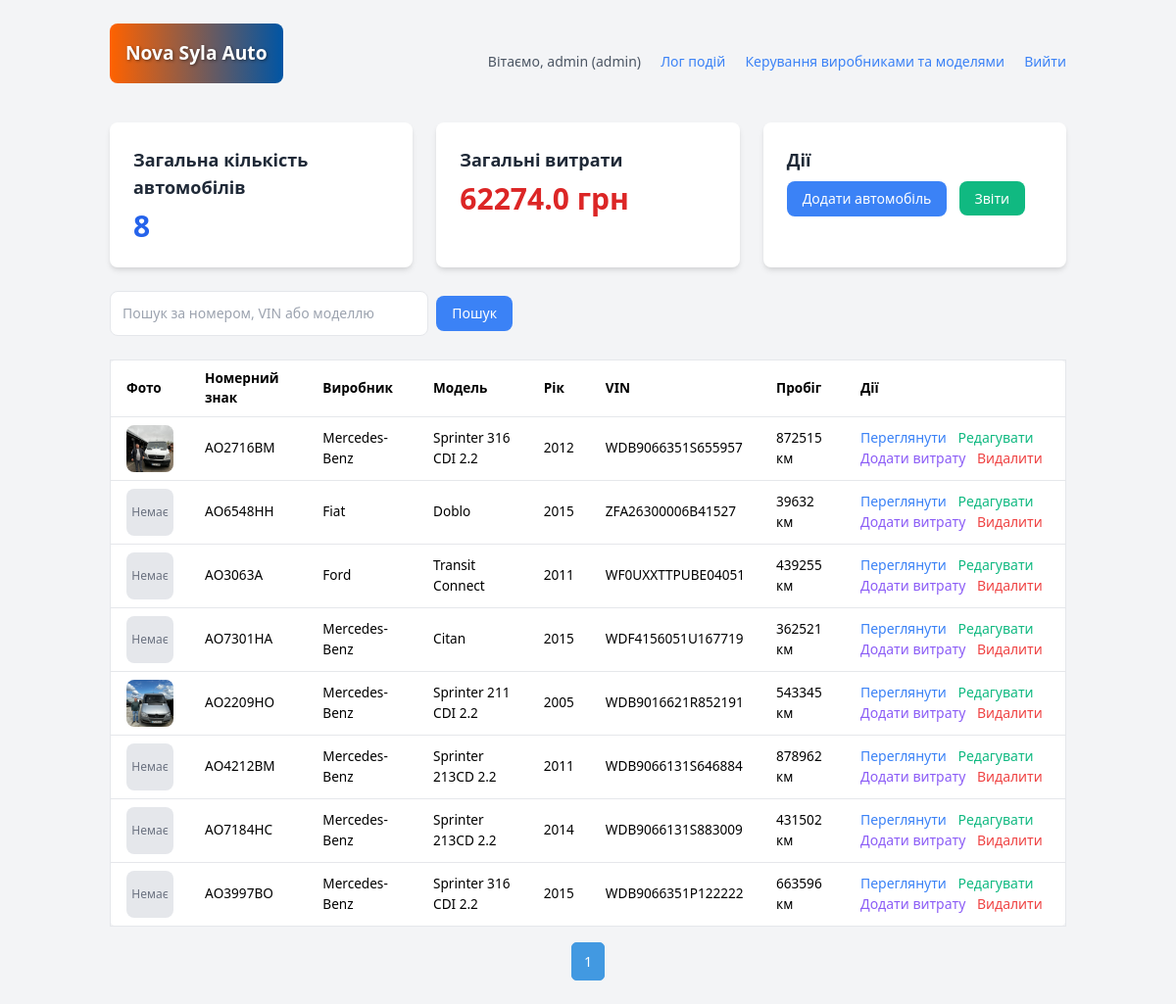
Screenshot of / (signed in) with the database file from the repository.
### Avtopark.py (models this page shows)
class User(db.Model):
    id = db.Column(db.Integer, primary_key=True)
    username = db.Column(db.String(50), nullable=False, unique=True)
    password_hash = db.Column(db.String(128), nullable=False)
    role = db.Column(db.String(20), default='user')  # "admin" або "user"

class Vehicle(db.Model):
    id = db.Column(db.Integer, primary_key=True)
    license_plate = db.Column(db.String(20), nullable=False)
    manufacturer_id = db.Column(db.Integer, db.ForeignKey('manufacturer.id'), nullable=False)
    model_id = db.Column(db.Integer, db.ForeignKey('model.id'), nullable=False)
    year = db.Column(db.Integer)
    vin = db.Column(db.String(17), unique=True)
    mileage = db.Column(db.Integer, default=0)
    photo = db.Column(db.String(200))
    manufacturer = db.relationship('Manufacturer', backref='vehicles')
    model = db.relationship('Model', backref='vehicles')
    expenses = db.relationship('Expense', backref='expense_vehicle', lazy=True, cascade="all, delete-orphan")
    maintenances = db.relationship('Maintenance', backref='maintenance_vehicle', lazy=True, cascade="all, delete-orphan")
    insurances = db.relationship('Insurance', backref='insurance_vehicle', lazy=True, cascade="all, delete-orphan")

class Manufacturer(db.Model):
    id = db.Column(db.Integer, primary_key=True)
    name = db.Column(db.String(50), nullable=False, unique=True)
    models = db.relationship('Model', backref='manufacturer', lazy=True)

class Model(db.Model):
    id = db.Column(db.Integer, primary_key=True)
    manufacturer_id = db.Column(db.Integer, db.ForeignKey('manufacturer.id'), nullable=False)
    name = db.Column(db.String(100), nullable=False)

### Avtopark.py (the view)
    def decorated_function(*args, **kwargs):
        if 'user_id' not in session:
            flash("Будь ласка, увійдіть у систему.", "error")
            return redirect(url_for('login', next=request.url))
        return f(*args, **kwargs)

### Avtopark.py (called while the page is built)
def login_required(f):
    def decorated_function(*args, **kwargs):
        if 'user_id' not in session:
            flash("Будь ласка, увійдіть у систему.", "error")
            return redirect(url_for('login', next=request.url))
        return f(*args, **kwargs)
    decorated_function.__name__ = f.__name__
    return decorated_function

@app.context_processor
def inject_globals():
    current_user = None
    if 'user_id' in session:
        current_user = db.session.get(User, session['user_id'])  # Use Session.get instead of Query.get
    return dict(maintenance_types=MAINTENANCE_TYPES, current_user=current_user)

### templates/index.html (shortened to what this page needs)
<!DOCTYPE html>
<html lang="uk">
<head>
    <link href="https://cdn.jsdelivr.net/npm/tailwindcss@2.2.19/dist/tailwind.min.css" rel="stylesheet">
    <link href="https://cdn.jsdelivr.net/npm/select2@4.1.0-rc.0/dist/css/select2.min.css" rel="stylesheet" />
</head>
<body class="bg-gray-100 font-sans">
    <div class="container mx-auto p-6">
        <div class="flex justify-between items-center mb-6">
            <div class="header">
                <h1>Nova Syla Auto</h1>
            </div>
            <div>
                {% if current_user %}
                    <span class="text-gray-600 mr-4 text-sm">Вітаємо, {{ current_user.username }} ({{ current_user.role }})</span>
                    {% if current_user.role == 'admin' %}
                        <a href="{{ url_for('logs') }}" class="text-blue-500 hover:underline mr-4 text-sm">Лог подій</a>
                        <a href="{{ url_for('manage_manufacturers_models') }}" class="text-blue-500 hover:underline mr-4 text-sm">Керування виробниками та моделями</a>
                    {% endif %}
                    <a href="{{ url_for('logout') }}" class="text-blue-500 hover:underline text-sm">Вийти</a>
                {% else %}
                    <a href="{{ url_for('login') }}" class="text-blue-500 hover:underline text-sm">Увійти</a>
                {% endif %}
            </div>
        </div>
        <div class="grid grid-cols-1 md:grid-cols-3 gap-6 mb-6">
            <div class="bg-white shadow-md rounded-lg p-6">
                <h2 class="text-lg font-semibold text-gray-800 mb-2">Загальна кількість автомобілів</h2>
                <p class="text-3xl font-bold text-blue-600">{{ vehicle_count }}</p>
            </div>
            <div class="bg-white shadow-md rounded-lg p-6">
                <h2 class="text-lg font-semibold text-gray-800 mb-2">Загальні витрати</h2>
                <p class="text-3xl font-bold text-red-600">{{ total_expenses }} грн</p>
            </div>
            <div class="bg-white shadow-md rounded-lg p-6">
                <h2 class="text-lg font-semibold text-gray-800 mb-2">Дії</h2>
                {% if current_user and current_user.role == 'admin' %}
                    <button onclick="openAddVehicleModal()" class="bg-blue-500 text-white px-4 py-2 rounded-lg hover:bg-blue-600 transition mr-2 text-sm">Додати автомобіль</button>
                {% endif %}
                <a href="{{ url_for('reports') }}" class="bg-green-500 text-white px-4 py-2 rounded-lg hover:bg-green-600 transition text-sm">Звіти</a>
            </div>
        </div>
        <div class="mb-6">
            <form method="get" action="{{ url_for('index') }}" class="flex items-center">
                <input type="text" name="search" value="{{ search_query }}" placeholder="Пошук за номером, VIN або моделлю" class="w-full md:w-1/3 p-3 border rounded-lg focus:outline-none focus:ring-2 focus:ring-blue-500 transition mr-2 text-sm">
                <button type="submit" class="bg-blue-500 text-white px-4 py-2 rounded-lg hover:bg-blue-600 transition text-sm">Пошук</button>
            </form>
        </div>
        {% if vehicles %}
            <div class="table-container">
                <table class="min-w-full bg-white border rounded-lg">
                    <thead>
                        <tr>
                            <th class="py-2 px-4 border-b text-left">Фото</th>
                            <th class="py-2 px-4 border-b text-left">Номерний знак</th>
                            <th class="py-2 px-4 border-b text-left">Виробник</th>
                            <th class="py-2 px-4 border-b text-left">Модель</th>
                            <th class="py-2 px-4 border-b text-left">Рік</th>
                            <th class="py-2 px-4 border-b text-left">VIN</th>
                            <th class="py-2 px-4 border-b text-left">Пробіг</th>
                            <th class="py-2 px-4 border-b text-left">Дії</th>
                        </tr>
                    </thead>
                    <tbody>
                        {% for vehicle in vehicles %}
                            <tr>
                                <td class="py-2 px-4 border-b">
                                    {% if vehicle.photo %}
                                        <img src="{{ url_for('static', filename=vehicle.photo) }}" alt="Фото автомобіля" class="w-12 h-12 object-cover rounded-lg">
                                    {% else %}
                                        <div class="w-12 h-12 bg-gray-200 flex items-center justify-center rounded-lg">
                                            <span class="text-gray-500 text-xs">Немає</span>
                                        </div>
                                    {% endif %}
                                </td>
                                <td class="py-2 px-4 border-b">{{ vehicle.license_plate }}</td>
                                <td class="py-2 px-4 border-b">{{ vehicle.manufacturer.name }}</td>
                                <td class="py-2 px-4 border-b">{{ vehicle.model.name }}</td>
                                <td class="py-2 px-4 border-b">{{ vehicle.year or 'Невідомо' }}</td>
                                <td class="py-2 px-4 border-b">{{ vehicle.vin or 'Невідомо' }}</td>
                                <td class="py-2 px-4 border-b">{{ vehicle.mileage }} км</td>
                                <td class="py-2 px-4 border-b">
                                    <a href="{{ url_for('view_vehicle', vehicle_id=vehicle.id) }}" class="text-blue-500 hover:underline mr-2 text-sm">Переглянути</a>
                                    {% if current_user and current_user.role == 'admin' %}
                                        <a href="{{ url_for('edit_vehicle', vehicle_id=vehicle.id) }}" class="text-green-500 hover:underline mr-2 text-sm">Редагувати</a>
                                        <button onclick="openAddExpenseModal({{ vehicle.id }})" class="text-purple-500 hover:underline mr-2 text-sm">Додати витрату</button>
                                        <form action="{{ url_for('delete_vehicle', vehicle_id=vehicle.id) }}" method="post" class="inline">
                                            <button type="submit" onclick="return confirm('Ви впевнені, що хочете видалити цей автомобіль?')" class="text-red-500 hover:underline text-sm">Видалити</button>
                                        </form>
                                    {% endif %}
                                </td>
                            </tr>
                        {% endfor %}
                    </tbody>
                </table>
            </div>
            <div class="pagination">
                {% for page_num in vehicles_paginated.iter_pages(left_edge=2, left_current=2, right_current=3, right_edge=2) %}
                    {% if page_num %}
                        <a href="{{ url_for('index', page=page_num, search=search_query) }}" class="{% if page_num == vehicles_paginated.page %}active{% endif %}">{{ page_num }}</a>
                    {% else %}
                        <span>...</span>
                    {% endif %}
                {% endfor %}
            </div>
        {% else %}
            <p class="text-gray-600 text-center text-sm">Автомобілі відсутні.</p>
        {% endif %}
    </div>
</body>
</html>

### templates/index.html (style rules this page uses)
.pagination { display: flex; justify-content: center; margin-top: 16px; }
.pagination a { padding: 8px 12px; margin: 0 4px; border: 1px solid #ddd; color: #4a5568; text-decoration: none; border-radius: 5px; transition: background-color 0.2s; font-size: 0.9rem; }
.pagination .active { background-color: #4299e1; color: white; border-color: #4299e1; }
.header { background: linear-gradient(to right, #ff6200, #0055a4); color: white; padding: 1rem; text-align: center; border-radius: 0.5rem; margin-bottom: 1rem; text-shadow: 1px 1px 3px rgba(0, 0, 0, 0.5); }
.header h1 { margin: 0; font-size: 1.2rem; font-weight: bold; }
.table-container { overflow-x: auto; -webkit-overflow-scrolling: touch; }
table { width: 100%; min-width: 600px; }
th, td { font-size: 0.85rem; padding: 8px; }

### rows the page displays
User: username "admin", role "admin"
Vehicle: photo (picture), license_plate "АО2716ВМ", manufacturer.name "Mercedes-Benz", model.name "Sprinter 316 CDI 2.2", year "2012", vin "WDB9066351S655957", mileage "872515"
Vehicle: shows "Немає", license_plate "АО6548НН", manufacturer.name "Fiat", model.name "Doblo", year "2015", vin "ZFA26300006B41527", mileage "39632"
Vehicle: shows "Немає", license_plate "АО3063А", manufacturer.name "Ford", model.name "Transit Connect", year "2011", vin "WF0UXXTTPUBE04051", mileage "439255"
Vehicle: shows "Немає", license_plate "АО7301НА", manufacturer.name "Mercedes-Benz", model.name "Citan", year "2015", vin "WDF4156051U167719", mileage "362521"
Vehicle: photo (picture), license_plate "АО2209НО", manufacturer.name "Mercedes-Benz", model.name "Sprinter 211 CDI 2.2", year "2005", vin "WDB9016621R852191", mileage "543345"
Vehicle: shows "Немає", license_plate "АО4212ВМ", manufacturer.name "Mercedes-Benz", model.name "Sprinter 213CD 2.2", year "2011", vin "WDB9066131S646884", mileage "878962"
Vehicle: shows "Немає", license_plate "АО7184НС", manufacturer.name "Mercedes-Benz", model.name "Sprinter 213CD 2.2", year "2014", vin "WDB9066131S883009", mileage "431502"
Vehicle: shows "Немає", license_plate "АО3997ВО", manufacturer.name "Mercedes-Benz", model.name "Sprinter 316 CDI 2.2", year "2015", vin "WDB9066351P122222", mileage "663596"

### other values shown
{{ vehicle_count }} "8"
{{ total_expenses }} "62274.0"
{{ page_num }} "1"
